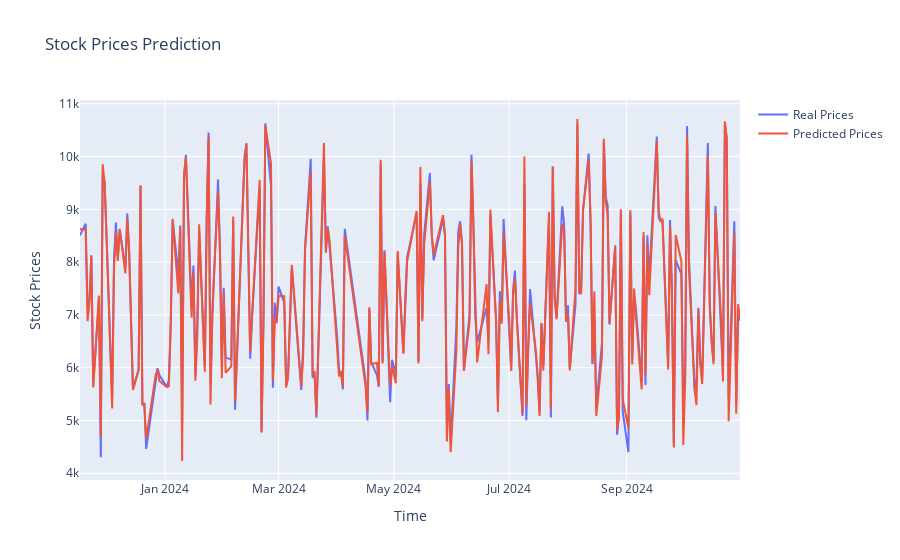

Notebook source saved alongside this figure:
### Code cell
import plotly.graph_objects as go

fig = go.Figure()

fig.add_trace(go.Scatter(x=data['date'][-len(real_prices):], y=real_prices, mode='lines', name='Real Prices'))
fig.add_trace(go.Scatter(x=data['date'][-len(predicted_prices):], y=predicted_prices.reshape(-1), mode='lines', name='Predicted Prices'))

fig.update_layout(title='Stock Prices Prediction',
                     xaxis_title='Time',
                     yaxis_title='Stock Prices')

fig.show()

### Figure 1 — Plotly figure (JSON) as saved in the notebook; plotly's stock layout.template omitted (floating-point values rounded to 4 significant figures; data arrays with more than 128 entries replaced by an {"elided": "..."} marker saying what was removed)
{"data": [{"mode": "lines", "name": "Real Prices", "type": "scatter", "x": {"elided": "227 str values"}, "y": {"elided": "227 float values"}}, {"mode": "lines", "name": "Predicted Prices", "type": "scatter", "x": {"elided": "227 str values"}, "y": {"elided": "227 float values"}}], "layout": {"title": {"text": "Stock Prices Prediction"}, "xaxis": {"title": {"text": "Time"}}, "yaxis": {"title": {"text": "Stock Prices"}}}}
